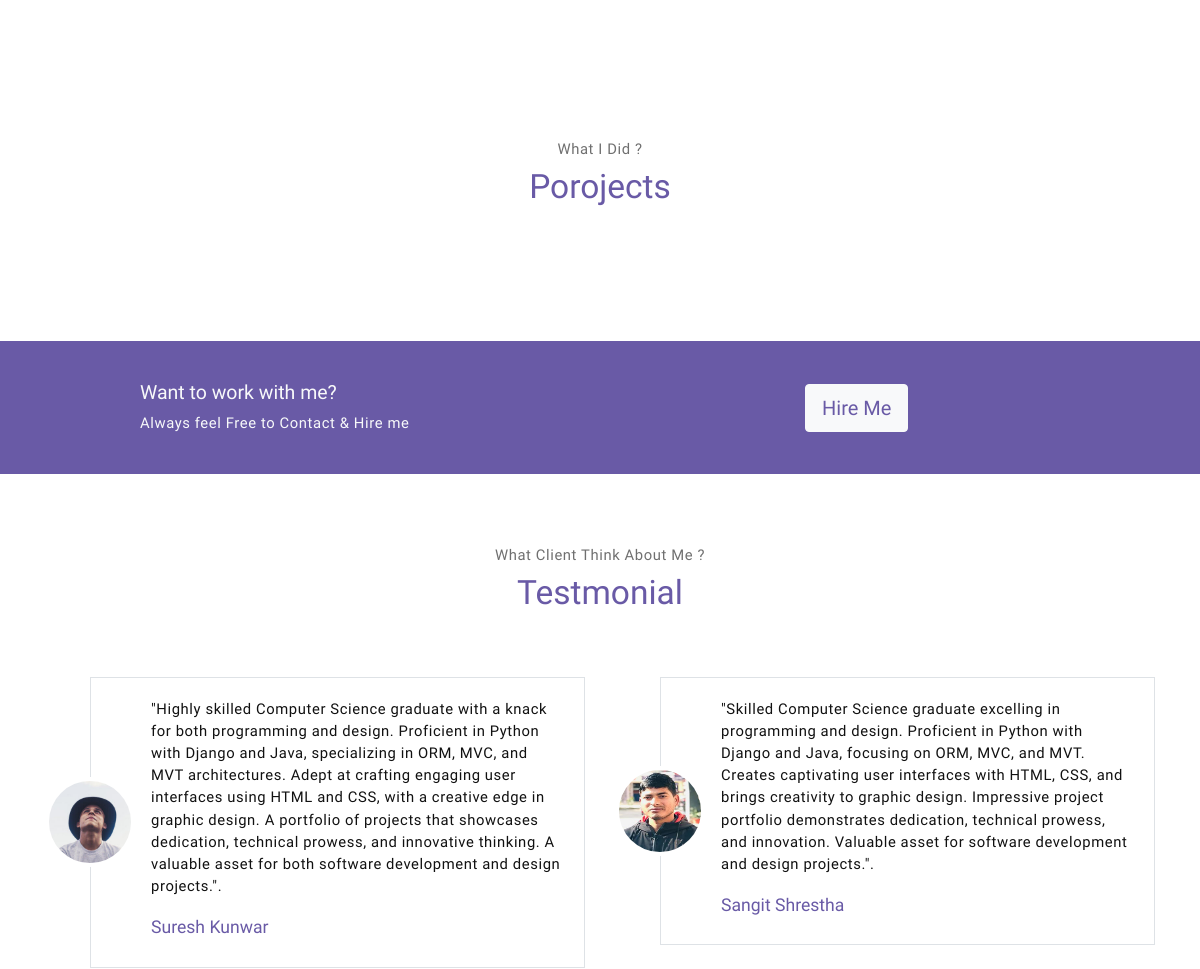
Before: / (middle part) with the older database file.
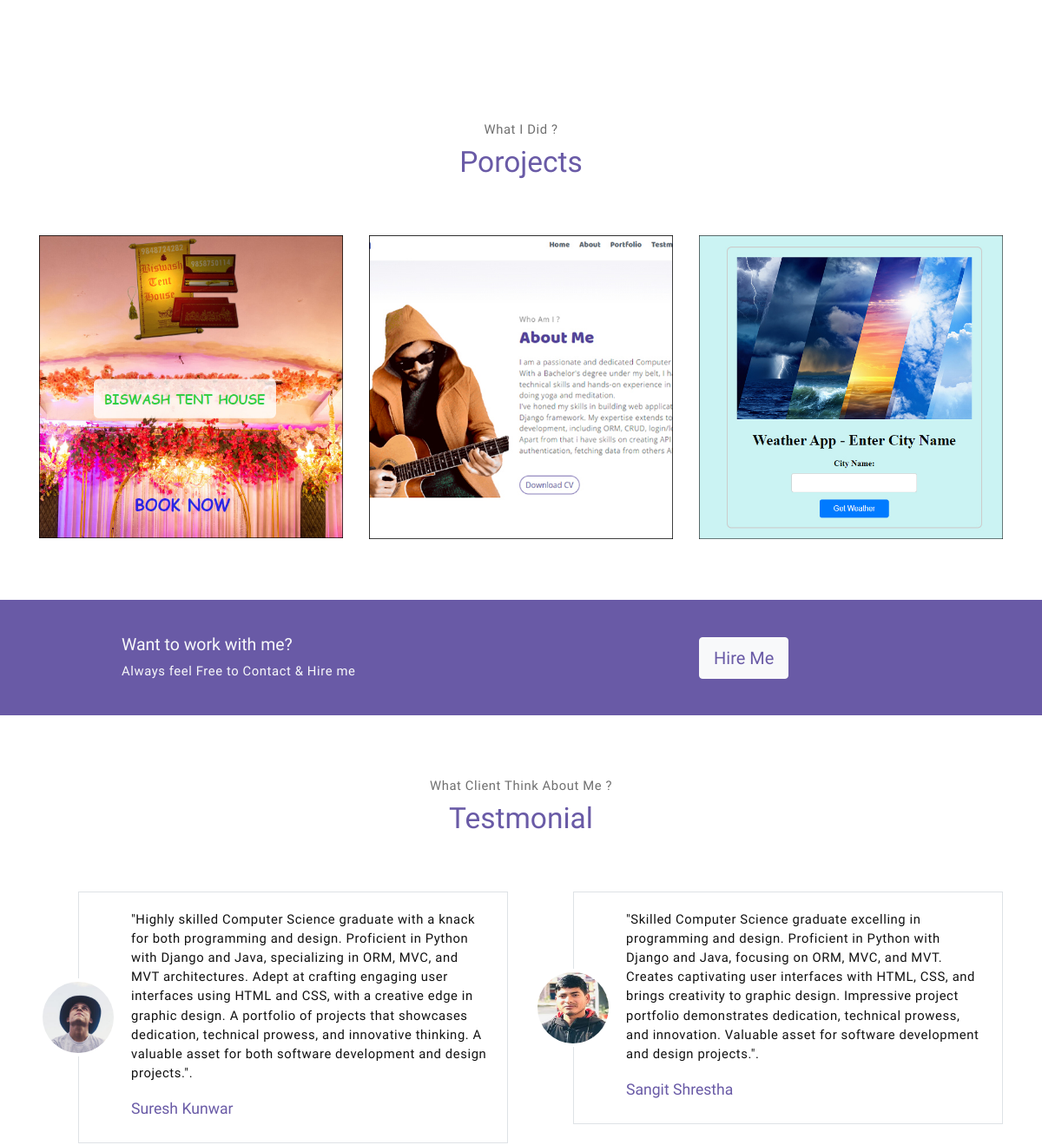
After: the same page with the newer database file.
### portfolio/models.py (models this page shows)
class ProjectInfo(models.Model):
       project_link=models.URLField(max_length=200,default=1)
       project_image = models.ImageField(upload_to='images/', null=True)
       project_category=models.CharField(max_length=250)
       project_name=models.CharField(max_length=250)

### portfolio/views.py (the view)
# urls.py: path('',views.dataHandler, name='contactsection'),
def dataHandler(request):
    if request.method == 'POST':
        name = request.POST['fullName']
        email = request.POST['emailid']
        msg = request.POST['message']
        MessageInfo.objects.create(name=name,email=email,msg=msg)
    services=ServiceInfo.objects.all()
    projects=ProjectInfo.objects.all()
    testimonials=TestimonialInfo.objects.all()
    blogs=BlogInfo.objects.all()
    context={
        'services': services,
        'projects': projects,
        'testimonials': testimonials,
        'blogs': blogs,
    }
    return render(request,'portfolio/index.html',context)

### portfolio/templates/portfolio/index.html (shortened to what the changed rows need)
{% load static %}
<!DOCTYPE html>
<html lang="en">
<head>
    <link rel="stylesheet" href="{% static 'vendors/themify-icons/css/themify-icons.css' %}">
    <link rel="stylesheet" href="{% static 'css/mystyle.css' %}">
</head>
<body data-spy="scroll" data-target=".navbar" data-offset="40" id="home">
    <section class="section" id="portfolio">
        <div class="container text-center">
            <div class="row">
                {% for project in projects %}
                <div class="col-md-4">
                    <a href="{{project.project_link}}" class="portfolio-card"
                        target="_blank">
                        <img src="{{project.project_image.url}}" class="portfolio-card-img" alt="job1 image">
                    </a>
                </div>
                {% endfor %}
            </div>
        </div>
    </section>
</body>
</html>

Changed rows visible on the page:
added ProjectInfo: project_image (picture)
added ProjectInfo: project_image (picture)
added ProjectInfo: project_image (picture)
